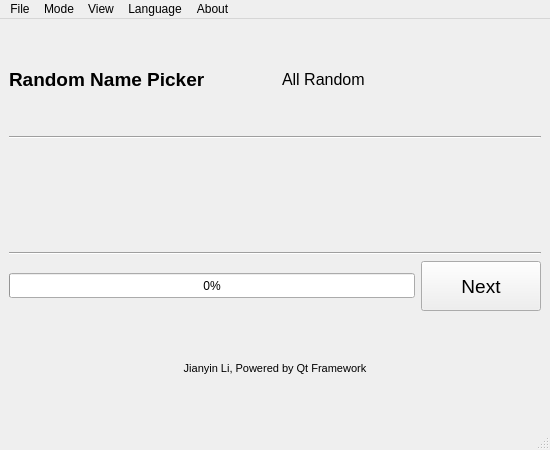
<?xml version="1.0" encoding="UTF-8"?>
<ui version="4.0">
 <class>mainWindow</class>
 <widget class="QMainWindow" name="mainWindow">
  <property name="geometry">
   <rect>
    <x>0</x>
    <y>0</y>
    <width>550</width>
    <height>450</height>
   </rect>
  </property>
  <property name="minimumSize">
   <size>
    <width>400</width>
    <height>350</height>
   </size>
  </property>
  <property name="windowTitle">
   <string>Random Name Picker - Main Window</string>
  </property>
  <widget class="QWidget" name="centralwidget">
   <layout class="QVBoxLayout" name="verticalLayout">
    <property name="leftMargin">9</property>
    <property name="topMargin">9</property>
    <property name="rightMargin">9</property>
    <property name="bottomMargin">9</property>
    <item>
     <layout class="QHBoxLayout" name="headerLayout">
      <item>
       <widget class="QLabel" name="titleShower">
        <property name="text">
         <string>Random Name Picker</string>
        </property>
        <property name="font">
         <font>
          <pointsize>14</pointsize>
          <bold>true</bold>
         </font>
        </property>
       </widget>
      </item>
      <item>
       <spacer name="headerSpacer">
        <property name="orientation">
         <enum>Qt::Horizontal</enum>
        </property>
       </spacer>
      </item>
      <item>
       <widget class="QLabel" name="modeLabel">
        <property name="text">
         <string>All Random</string>
        </property>
        <property name="font">
         <font>
          <pointsize>12</pointsize>
         </font>
        </property>
       </widget>
      </item>
     </layout>
    </item>
    <item>
     <widget class="Line" name="headerLine">
      <property name="orientation">
       <enum>Qt::Horizontal</enum>
      </property>
      <property name="frameShadow">
       <enum>QFrame::Sunken</enum>
      </property>
     </widget>
    </item>
    <item stretch="1">
     <widget class="QLabel" name="BrowserName">
      <property name="alignment">
       <set>Qt::AlignCenter</set>
      </property>
      <property name="font">
       <font>
        <pointsize>48</pointsize>
       </font>
      </property>
      <property name="text">
       <string/>
      </property>
     </widget>
    </item>
    <item>
     <widget class="Line" name="bottomLine">
      <property name="orientation">
       <enum>Qt::Horizontal</enum>
      </property>
      <property name="frameShadow">
       <enum>QFrame::Sunken</enum>
      </property>
     </widget>
    </item>
    <item>
     <layout class="QHBoxLayout" name="bottomLayout">
      <item stretch="1">
       <widget class="QProgressBar" name="progressShower">
        <property name="minimumSize">
         <size>
          <width>0</width>
          <height>25</height>
         </size>
        </property>
        <property name="value">
         <number>0</number>
        </property>
       </widget>
      </item>
      <item>
       <widget class="QPushButton" name="ButtonNext">
        <property name="minimumSize">
         <size>
          <width>120</width>
          <height>40</height>
         </size>
        </property>
        <property name="maximumSize">
         <size>
          <width>200</width>
          <height>50</height>
         </size>
        </property>
        <property name="font">
         <font>
          <pointsize>14</pointsize>
         </font>
        </property>
        <property name="text">
         <string>Next</string>
        </property>
       </widget>
      </item>
     </layout>
    </item>
    <item>
     <widget class="QLabel" name="creditLabel">
      <property name="text">
       <string>Jianyin Li, Powered by Qt Framework</string>
      </property>
      <property name="alignment">
       <set>Qt::AlignCenter</set>
      </property>
      <property name="font">
       <font>
        <pointsize>8</pointsize>
       </font>
      </property>
     </widget>
    </item>
   </layout>
  </widget>
  <widget class="QMenuBar" name="menubar">
   <property name="geometry">
    <rect>
     <x>0</x>
     <y>0</y>
     <width>550</width>
     <height>22</height>
    </rect>
   </property>
   <widget class="QMenu" name="menu_file">
    <property name="title">
     <string>File</string>
    </property>
    <addaction name="action_restart"/>
    <addaction name="separator"/>
    <addaction name="actionExit"/>
   </widget>
   <widget class="QMenu" name="menu_mode">
    <property name="title">
     <string>Mode</string>
    </property>
    <addaction name="action_m_all"/>
    <addaction name="action_per"/>
   </widget>
   <widget class="QMenu" name="menu_view">
    <property name="title">
     <string>View</string>
    </property>
    <addaction name="action_nextprev"/>
   </widget>
   <widget class="QMenu" name="menu_lang">
    <property name="title">
     <string>Language</string>
    </property>
    <addaction name="action_lang_en"/>
    <addaction name="action_lang_zh"/>
   </widget>
   <widget class="QMenu" name="menu_about">
    <property name="title">
     <string>About</string>
    </property>
    <addaction name="action_about"/>
    <addaction name="action_about_qt"/>
   </widget>
   <addaction name="menu_file"/>
   <addaction name="menu_mode"/>
   <addaction name="menu_view"/>
   <addaction name="menu_lang"/>
   <addaction name="menu_about"/>
  </widget>
  <widget class="QStatusBar" name="statusbar"/>
  <action name="actionExit">
   <property name="text">
    <string>Exit</string>
   </property>
  </action>
  <action name="action_nextprev">
   <property name="checkable">
    <bool>true</bool>
   </property>
   <property name="checked">
    <bool>true</bool>
   </property>
   <property name="text">
    <string>Show Next Person Preview</string>
   </property>
  </action>
  <action name="action_m_all">
   <property name="text">
    <string>All Random</string>
   </property>
  </action>
  <action name="action_per">
   <property name="text">
    <string>One by One</string>
   </property>
  </action>
  <action name="action_about">
   <property name="text">
    <string>About RandomNamePicker</string>
   </property>
  </action>
  <action name="action_about_qt">
   <property name="text">
    <string>About Qt</string>
   </property>
  </action>
 </widget>
 <resources/>
 <connections/>
</ui>
